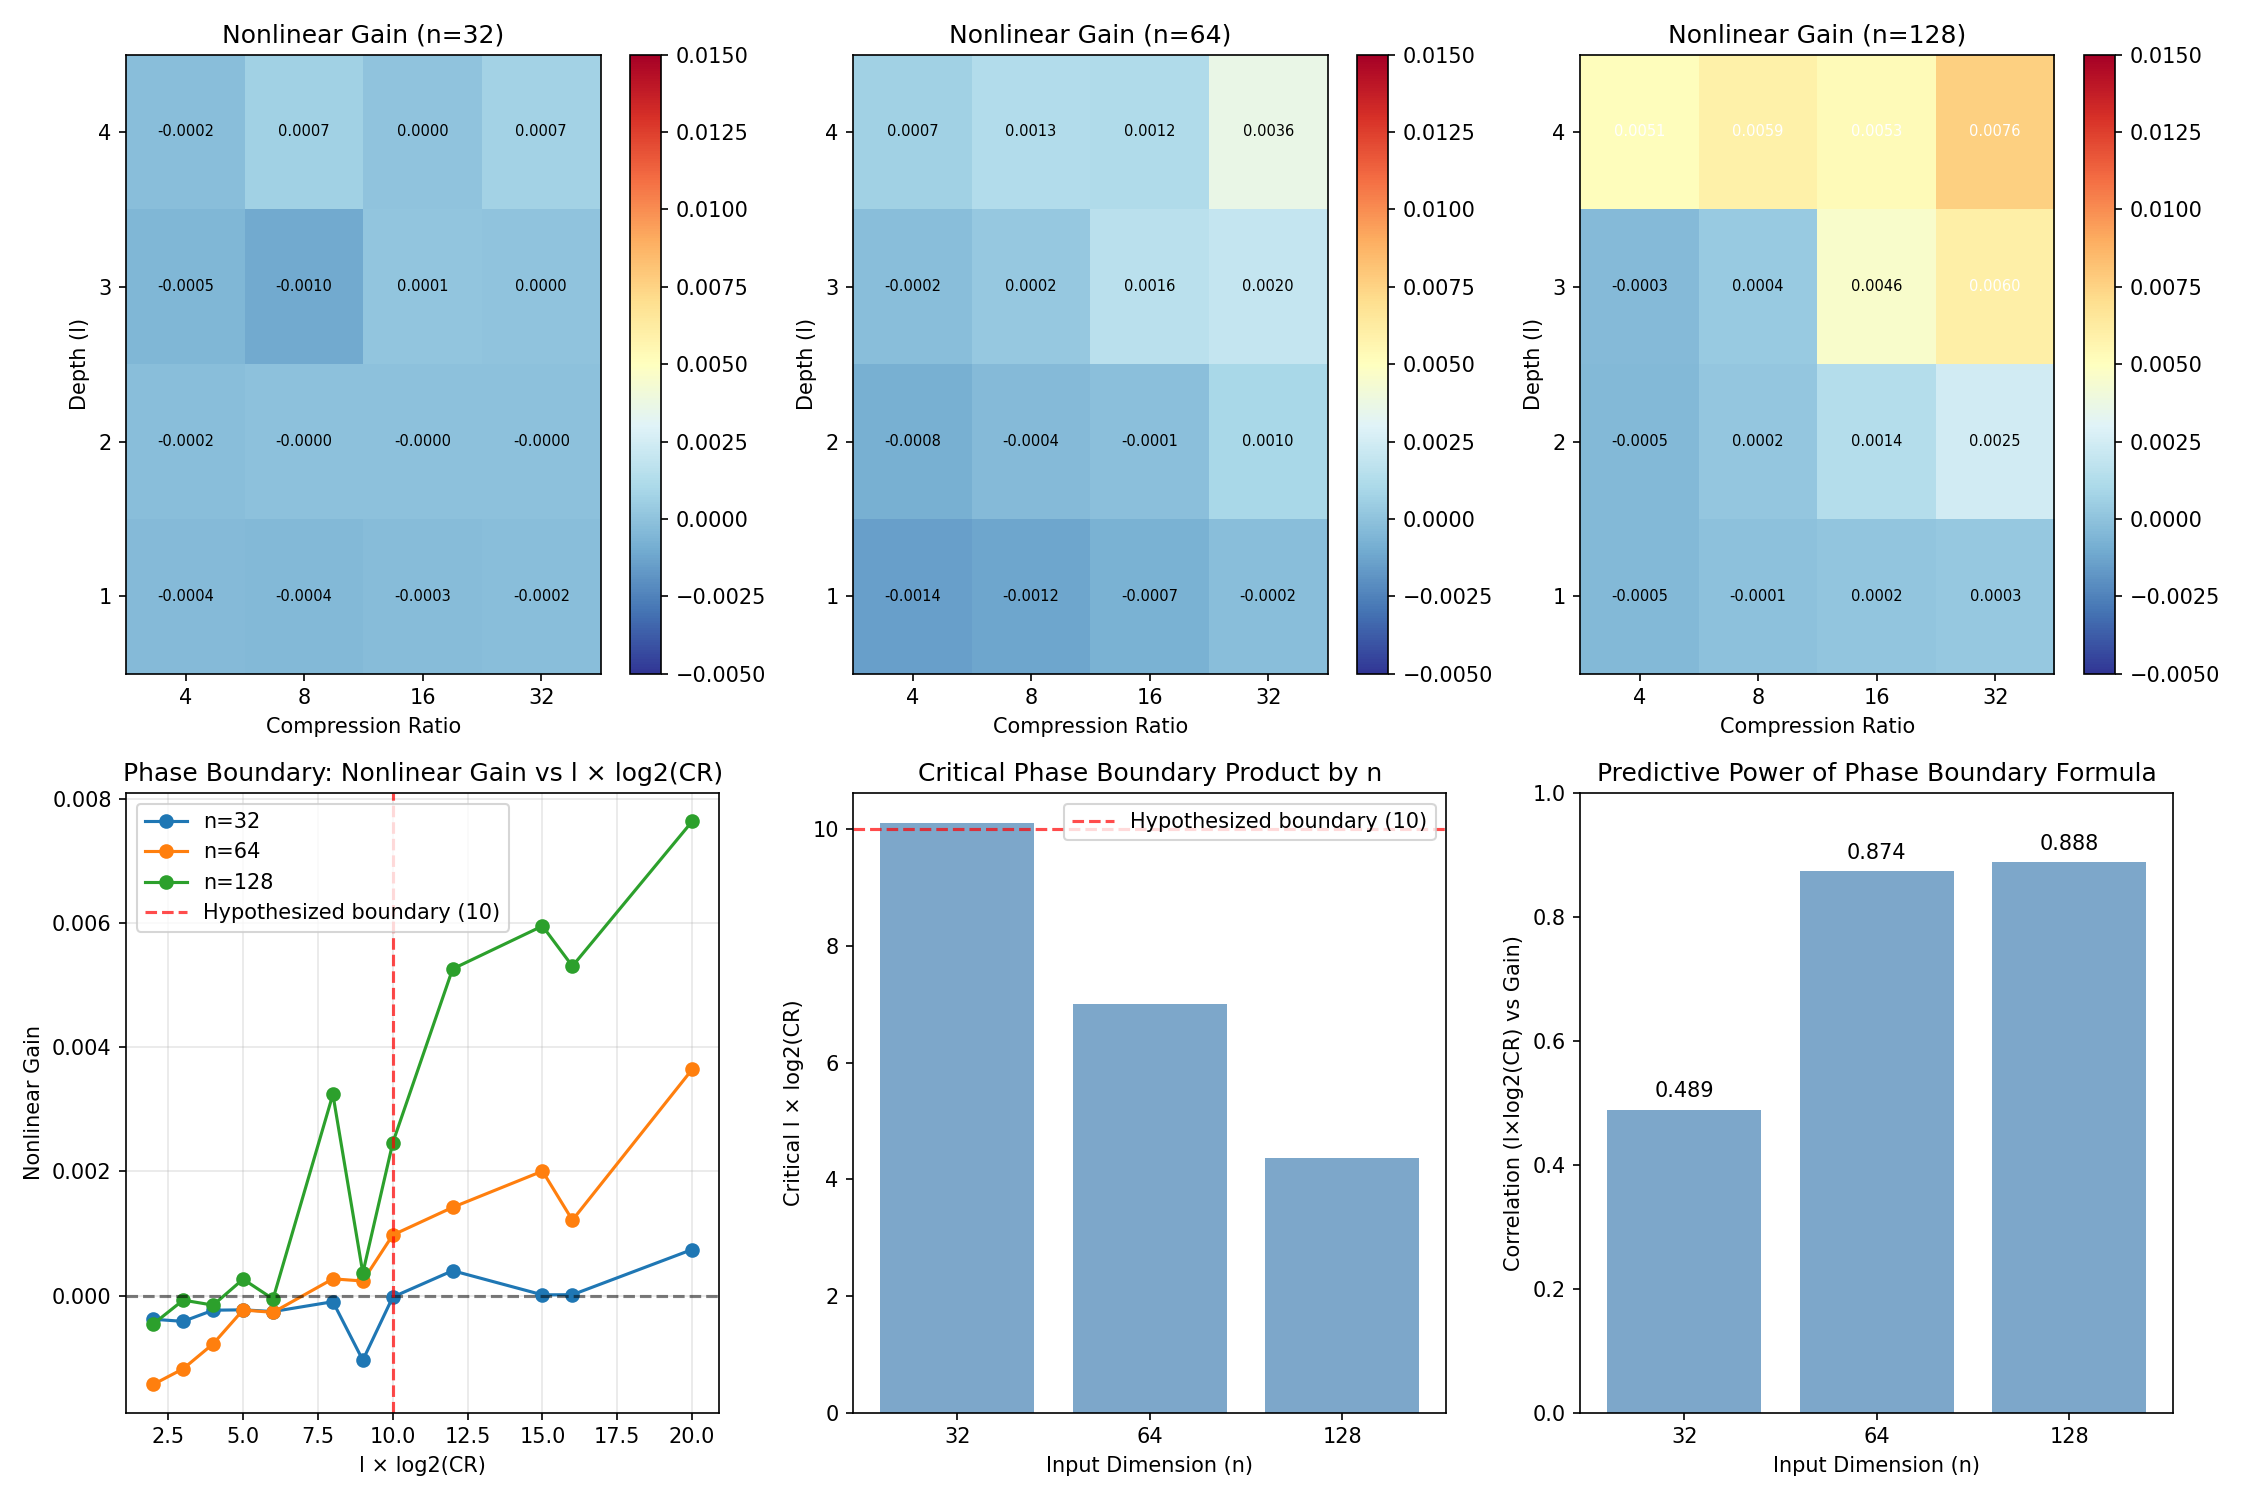

Reproduce this figure in Python.
"""
Experiment 9: Phase Boundary Formula Verification Across Input Dimensions

Key question: Does the phase boundary formula l × log2(CR) ≈ 10 hold across different n?

Prior findings (Exp 8):
- Depth and compression are SUBSTITUTES (interaction r=-0.925)
- Phase boundary approximated as l × log2(CR) ≈ 10 at n=64
- Best config at n=64 was l=4, CR=32 (giving 4 × 5 = 20)

Hypothesis:
- The phase boundary formula should hold across input dimensions
- OR: The formula may scale with n (larger n needs different critical product)

Design:
- Test n ∈ {32, 64, 128}
- For each n, test the region around the hypothesized phase boundary
- Use scaled training: steps ∝ n × l (both dimension and depth scale training)
- Check where nonlinear gain crosses from negative to positive
"""

import torch
import torch.nn as nn
import torch.optim as optim
import numpy as np
import matplotlib.pyplot as plt
from tqdm import tqdm
import json
import os

device = torch.device('cuda' if torch.cuda.is_available() else 'cpu')
print(f"Using device: {device}")

OUTPUT_DIR = "/Users/williamcuozzo/Desktop/ai_projects/nonlinear_features/results_2026-02-26_2340/experiment_9"


class Autoencoder(nn.Module):
    def __init__(self, n: int, m: int, l: int, activation=nn.ReLU):
        super().__init__()
        self.n = n
        self.m = m
        self.l = l

        encoder_layers = []
        for i in range(l):
            encoder_layers.append(nn.Linear(n, n))
            encoder_layers.append(activation())
        encoder_layers.append(nn.Linear(n, m))
        self.encoder = nn.Sequential(*encoder_layers)

        decoder_layers = []
        decoder_layers.append(nn.Linear(m, n))
        decoder_layers.append(activation())
        for i in range(l - 1):
            decoder_layers.append(nn.Linear(n, n))
            decoder_layers.append(activation())
        if l > 0:
            decoder_layers.append(nn.Linear(n, n))
        self.decoder = nn.Sequential(*decoder_layers)

    def encode(self, x):
        return self.encoder(x)

    def decode(self, z):
        return self.decoder(z)

    def forward(self, x):
        z = self.encode(x)
        return self.decode(z), z


def generate_sparse_data(n_samples: int, n_features: int, sparsity: float = 0.1) -> torch.Tensor:
    mask = (torch.rand(n_samples, n_features) < sparsity).float()
    values = torch.rand(n_samples, n_features)
    return (mask * values).to(device)


def measure_encoding_linearity(model, n_samples=500, sparsity=0.1):
    """Measure linearity metrics for the encoder."""
    model.eval()

    with torch.no_grad():
        x = generate_sparse_data(n_samples, model.n, sparsity)
        z = model.encode(x)

        # Fit best linear approximation
        x_with_bias = torch.cat([x, torch.ones(n_samples, 1, device=device)], dim=1)
        W_linear = torch.linalg.lstsq(x_with_bias, z).solution
        z_linear = x_with_bias @ W_linear

        # Linearity score
        z_var = z.var(dim=0).sum()
        residual_var = (z - z_linear).var(dim=0).sum()
        linearity_score = 1 - (residual_var / (z_var + 1e-8)).item()

        # Reconstruction comparison
        x_recon_full, _ = model(x)
        x_recon_linear = model.decode(z_linear)

        mse_full = nn.functional.mse_loss(x_recon_full, x).item()
        mse_linear = nn.functional.mse_loss(x_recon_linear, x).item()
        nonlinear_gain = (mse_linear - mse_full) / (mse_linear + 1e-8)

    model.train()
    return {
        'linearity_score': linearity_score,
        'mse_full': mse_full,
        'mse_linear': mse_linear,
        'nonlinear_gain': nonlinear_gain
    }


def train_model(model, n_steps, batch_size=256, sparsity=0.1, lr=1e-3):
    """Train model for n_steps."""
    optimizer = optim.Adam(model.parameters(), lr=lr)
    losses = []

    for step in range(n_steps):
        x = generate_sparse_data(batch_size, model.n, sparsity)
        optimizer.zero_grad()
        x_recon, z = model(x)
        loss = nn.functional.mse_loss(x_recon, x)
        loss.backward()
        optimizer.step()
        losses.append(loss.item())

    return np.mean(losses[-50:]) if len(losses) >= 50 else np.mean(losses)


def run_experiment():
    """Main experiment: test phase boundary across input dimensions."""

    # Test across input dimensions
    input_dims = [32, 64, 128]

    # Depths and compression ratios to test
    depths = [1, 2, 3, 4]
    compression_ratios = [4, 8, 16, 32]

    sparsity = 0.1
    base_steps = 50  # Keep short for speed, scale with n and l
    n_seeds = 2

    all_results = []

    print("=" * 60)
    print("Experiment 9: Phase Boundary Formula Verification")
    print("=" * 60)
    print(f"Input dimensions: {input_dims}")
    print(f"Depths: {depths}")
    print(f"Compression Ratios: {compression_ratios}")
    print(f"Base steps: {base_steps} (scaled by n/32 × (l+1)/2)")
    print(f"Seeds: {n_seeds}")
    print(f"Testing phase boundary hypothesis: l × log2(CR) ≈ 10")
    print("=" * 60)

    total_configs = len(input_dims) * len(depths) * len(compression_ratios) * n_seeds
    pbar = tqdm(total=total_configs, desc="Running experiments")

    for n in input_dims:
        for l in depths:
            for cr in compression_ratios:
                m = n // cr
                if m < 1:  # Skip invalid configs
                    pbar.update(n_seeds)
                    continue

                # Scale training with BOTH n and l
                n_steps = int(base_steps * (n / 32) * (l + 1) / 2)

                # Compute the phase boundary product
                boundary_product = l * np.log2(cr)

                for seed in range(n_seeds):
                    torch.manual_seed(42 + seed)
                    np.random.seed(42 + seed)

                    model = Autoencoder(n, m, l).to(device)
                    n_params = sum(p.numel() for p in model.parameters())

                    final_loss = train_model(model, n_steps, sparsity=sparsity)

                    metrics = measure_encoding_linearity(model, sparsity=sparsity)

                    result = {
                        'n': n,
                        'm': m,
                        'l': l,
                        'compression_ratio': cr,
                        'log2_cr': np.log2(cr),
                        'boundary_product': boundary_product,
                        'seed': seed,
                        'n_params': n_params,
                        'n_steps': n_steps,
                        'final_loss': final_loss,
                        **metrics
                    }
                    all_results.append(result)
                    pbar.update(1)

    pbar.close()
    return all_results


def analyze_and_plot(results):
    """Analyze results and create visualizations."""

    print("\n" + "=" * 60)
    print("ANALYSIS")
    print("=" * 60)

    # Group by input dimension
    input_dims = sorted(list(set(r['n'] for r in results)))
    depths = sorted(list(set(r['l'] for r in results)))
    crs = sorted(list(set(r['compression_ratio'] for r in results)))

    # Create visualizations
    fig, axes = plt.subplots(2, 3, figsize=(15, 10))

    # Plot 1-3: Heatmaps for each n
    for idx, n in enumerate(input_dims):
        ax = axes[0, idx]

        subset_results = [r for r in results if r['n'] == n]

        gain_matrix = np.zeros((len(depths), len(crs)))
        for i, l in enumerate(depths):
            for j, cr in enumerate(crs):
                subset = [r for r in subset_results if r['l'] == l and r['compression_ratio'] == cr]
                if subset:
                    gain_matrix[i, j] = np.mean([r['nonlinear_gain'] for r in subset])
                else:
                    gain_matrix[i, j] = np.nan

        im = ax.imshow(gain_matrix, aspect='auto', cmap='RdYlBu_r', origin='lower',
                       vmin=-0.005, vmax=0.015)
        ax.set_xticks(range(len(crs)))
        ax.set_xticklabels(crs)
        ax.set_yticks(range(len(depths)))
        ax.set_yticklabels(depths)
        ax.set_xlabel('Compression Ratio')
        ax.set_ylabel('Depth (l)')
        ax.set_title(f'Nonlinear Gain (n={n})')
        plt.colorbar(im, ax=ax)

        # Add values
        for i in range(len(depths)):
            for j in range(len(crs)):
                val = gain_matrix[i, j]
                if not np.isnan(val):
                    color = 'white' if abs(val) > 0.005 else 'black'
                    ax.text(j, i, f'{val:.4f}', ha='center', va='center', color=color, fontsize=7)

    # Plot 4: Nonlinear gain vs boundary product (l × log2(CR))
    ax = axes[1, 0]
    for n in input_dims:
        subset = [r for r in results if r['n'] == n]
        # Average over seeds
        bp_gain = {}
        for r in subset:
            bp = r['boundary_product']
            if bp not in bp_gain:
                bp_gain[bp] = []
            bp_gain[bp].append(r['nonlinear_gain'])

        bps = sorted(bp_gain.keys())
        gains = [np.mean(bp_gain[bp]) for bp in bps]
        ax.plot(bps, gains, marker='o', label=f'n={n}')

    ax.axhline(y=0, color='k', linestyle='--', alpha=0.5)
    ax.axvline(x=10, color='r', linestyle='--', alpha=0.7, label='Hypothesized boundary (10)')
    ax.set_xlabel('l × log2(CR)')
    ax.set_ylabel('Nonlinear Gain')
    ax.set_title('Phase Boundary: Nonlinear Gain vs l × log2(CR)')
    ax.legend()
    ax.grid(True, alpha=0.3)

    # Plot 5: Critical product by n (where gain crosses zero)
    ax = axes[1, 1]
    critical_products = []
    for n in input_dims:
        subset = [r for r in results if r['n'] == n]
        bp_gain = {}
        for r in subset:
            bp = r['boundary_product']
            if bp not in bp_gain:
                bp_gain[bp] = []
            bp_gain[bp].append(r['nonlinear_gain'])

        # Find critical product (interpolate where gain crosses zero)
        bps = sorted(bp_gain.keys())
        gains = [np.mean(bp_gain[bp]) for bp in bps]

        # Find first positive crossing
        critical = None
        for i in range(len(bps) - 1):
            if gains[i] < 0 and gains[i + 1] >= 0:
                # Linear interpolation
                critical = bps[i] + (bps[i+1] - bps[i]) * (-gains[i]) / (gains[i+1] - gains[i])
                break

        if critical is None and gains[-1] > 0:
            # All positive or crossing not found - estimate conservatively
            for i in range(len(bps)):
                if gains[i] >= 0:
                    critical = bps[i]
                    break

        critical_products.append((n, critical if critical else bps[-1]))

    ns = [cp[0] for cp in critical_products]
    crits = [cp[1] for cp in critical_products]
    ax.bar(range(len(ns)), crits, tick_label=[str(n) for n in ns], color='steelblue', alpha=0.7)
    ax.axhline(y=10, color='r', linestyle='--', alpha=0.7, label='Hypothesized boundary (10)')
    ax.set_xlabel('Input Dimension (n)')
    ax.set_ylabel('Critical l × log2(CR)')
    ax.set_title('Critical Phase Boundary Product by n')
    ax.legend()

    # Store for stats
    critical_dict = dict(critical_products)

    # Plot 6: Correlation between boundary product and gain, by n
    ax = axes[1, 2]
    correlations = []
    for n in input_dims:
        subset = [r for r in results if r['n'] == n]
        bp = [r['boundary_product'] for r in subset]
        gain = [r['nonlinear_gain'] for r in subset]
        corr = np.corrcoef(bp, gain)[0, 1]
        correlations.append(corr)

    ax.bar(range(len(input_dims)), correlations, tick_label=[str(n) for n in input_dims],
           color='steelblue', alpha=0.7)
    ax.set_xlabel('Input Dimension (n)')
    ax.set_ylabel('Correlation (l×log2(CR) vs Gain)')
    ax.set_title('Predictive Power of Phase Boundary Formula')
    ax.set_ylim([0, 1])
    for i, corr in enumerate(correlations):
        ax.text(i, corr + 0.02, f'{corr:.3f}', ha='center', fontsize=10)

    plt.tight_layout()
    plt.savefig(f'{OUTPUT_DIR}/phase_boundary_scaling.png', dpi=150)
    plt.close()
    print(f"\nSaved plot to {OUTPUT_DIR}/phase_boundary_scaling.png")

    # Compute statistics
    print("\n" + "=" * 60)
    print("KEY STATISTICS")
    print("=" * 60)

    # Overall correlation
    all_bp = [r['boundary_product'] for r in results]
    all_gain = [r['nonlinear_gain'] for r in results]
    overall_corr = np.corrcoef(all_bp, all_gain)[0, 1]
    print(f"  Overall: l×log2(CR) vs Nonlinear Gain (r): {overall_corr:.3f}")

    # By n
    print("\n  BY INPUT DIMENSION:")
    for i, n in enumerate(input_dims):
        print(f"    n={n}: correlation = {correlations[i]:.3f}, critical product = {critical_dict.get(n, 'N/A'):.2f}")

    # Test if critical product scales with n
    print("\n  CRITICAL PRODUCT SCALING:")
    ns = list(critical_dict.keys())
    crits = list(critical_dict.values())
    if len(ns) >= 3:
        log_ns = [np.log2(n) for n in ns]
        # Check if critical product is constant (formula holds) or scales
        crit_std = np.std(crits)
        crit_mean = np.mean(crits)
        crit_cv = crit_std / crit_mean if crit_mean > 0 else float('inf')
        print(f"    Mean critical product: {crit_mean:.2f}")
        print(f"    Std critical product: {crit_std:.2f}")
        print(f"    Coefficient of variation: {crit_cv:.3f}")

        if crit_cv < 0.2:
            print("    → Critical product is STABLE across n (formula l×log2(CR)≈const HOLDS)")
        else:
            print("    → Critical product VARIES with n (formula needs n-dependent adjustment)")
            # Check correlation with log(n)
            corr_n_crit = np.corrcoef(log_ns, crits)[0, 1]
            print(f"    → Correlation of critical product with log2(n): {corr_n_crit:.3f}")

    # Best configuration per n
    print("\n  BEST CONFIGURATIONS:")
    for n in input_dims:
        subset = [r for r in results if r['n'] == n]
        if subset:
            best = max(subset, key=lambda r: r['nonlinear_gain'])
            print(f"    n={n}: l={best['l']}, CR={best['compression_ratio']}, m={best['m']}, "
                  f"l×log2(CR)={best['boundary_product']:.1f}, gain={best['nonlinear_gain']:.5f}")

    # Summary table
    print("\n" + "=" * 60)
    print("SUMMARY TABLE (averaged over seeds)")
    print("=" * 60)

    for n in input_dims:
        print(f"\n  n = {n}:")
        print(f"  {'l':>3} | {'CR':>3} | {'m':>3} | {'l×log2CR':>8} | {'Gain':>9}")
        print("  " + "-" * 45)

        for l in depths:
            for cr in crs:
                subset = [r for r in results if r['n'] == n and r['l'] == l and r['compression_ratio'] == cr]
                if subset:
                    m = subset[0]['m']
                    bp = subset[0]['boundary_product']
                    avg_gain = np.mean([r['nonlinear_gain'] for r in subset])
                    marker = "+" if avg_gain > 0 else " "
                    print(f"  {l:>3} | {cr:>3} | {m:>3} | {bp:>8.1f} | {avg_gain:>+9.5f} {marker}")

    # Save results
    def make_serializable(obj):
        if isinstance(obj, (np.floating, np.float32, np.float64)):
            return float(obj)
        elif isinstance(obj, (np.integer, np.int32, np.int64)):
            return int(obj)
        elif isinstance(obj, dict):
            return {str(k): make_serializable(v) for k, v in obj.items()}
        elif isinstance(obj, list):
            return [make_serializable(v) for v in obj]
        return obj

    stats = {
        'overall_correlation': overall_corr,
        'correlations_by_n': dict(zip([str(n) for n in input_dims], correlations)),
        'critical_products_by_n': {str(k): v for k, v in critical_dict.items()},
        'critical_product_mean': float(crit_mean),
        'critical_product_std': float(crit_std),
        'critical_product_cv': float(crit_cv)
    }

    serializable_results = make_serializable(results)
    serializable_stats = make_serializable(stats)

    with open(f'{OUTPUT_DIR}/results.json', 'w') as f:
        json.dump({
            'results': serializable_results,
            'stats': serializable_stats
        }, f, indent=2)
    print(f"\nSaved results to {OUTPUT_DIR}/results.json")

    return stats


if __name__ == "__main__":
    results = run_experiment()
    stats = analyze_and_plot(results)
